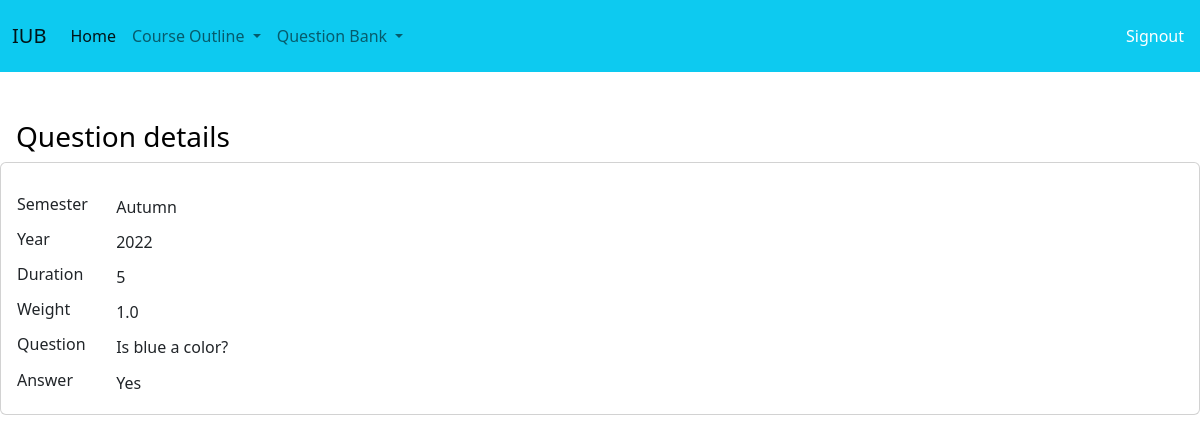
Screenshot of /show/6 with the database file from the repository.
### bank/models.py (models this page shows)
class Question(models.Model):
    SEMS=(
        ('Summer','Summer'),
        ('Spring','Spring'),
        ('Autumn', 'Autumn')
    )
    semester=models.CharField(max_length=6, choices=SEMS)
    year=models.IntegerField(default=2022)
    duration=models.IntegerField()
    question=models.TextField(max_length=500)
    mark=models.FloatField()
    correctAns=models.TextField(max_length=1000)

### bank/views.py (the view)
# urls.py: path('show/<question_id>', views.showQuestion,name="show_Question"),
def showQuestion(request,question_id):
    question=Question.objects.get(pk=question_id)
    return render(request,'bank/showQuestion.html', {'question':question} )

### bank/templates/bank/showQuestion.html (shortened to what this page needs)
{% extends 'bank/base.html' %}
{% block title %}
Question details
{% endblock %}
{% block content %}
<div class="card card-body">
    <div class="mt-3 row justify-content-start">
        <div class="col-1">
          <h6>Semester</h6>
        </div>
        <div class="col-8">
          {{question.semester}}
        </div>
    </div>
    <div class="mt-2 row justify-content-start">
        <div class="col-1">
          <h6>Year</h6>
        </div>
        <div class="col-8">
          {{question.year}}
        </div>
    </div>
    <div class="mt-2 row justify-content-start">
        <div class="col-1">
          <h6>Duration</h6>
        </div>
        <div class="col-8">
          {{question.duration}}
        </div>
    </div>
    <div class="mt-2 row justify-content-start">
        <div class="col-1">
          <h6>Weight</h6>
        </div>
        <div class="col-8">
          {{question.mark}}
        </div>
    </div>
    <div class="mt-2 row justify-content-start">
        <div class="col-1">
          <h6>Question</h6>
        </div>
        <div class="col-8">
          {{question.question}}
        </div>
    </div>
    <div class="mt-2 row justify-content-start">
        <div class="col-1">
          <h6>Answer</h6>
        </div>
        <div class="col-8">
          {{question.correctAns}}
        </div>
    </div>
</div>
{% endblock %}

### rows the page displays
Question: semester "Autumn", year "2022", duration "5", mark "1.0", question "Is blue a color?", correctAns "Yes"
